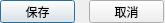
<?xml version="1.0" encoding="UTF-8"?>
<ui version="4.0">
 <class>SaveDialog</class>
 <widget class="QDialog" name="SaveDialog">
  <property name="windowModality">
   <enum>Qt::WindowModal</enum>
  </property>
  <property name="geometry">
   <rect>
    <x>0</x>
    <y>0</y>
    <width>165</width>
    <height>23</height>
   </rect>
  </property>
  <property name="acceptDrops">
   <bool>false</bool>
  </property>
  <property name="windowTitle">
   <string>Dialog</string>
  </property>
  <property name="windowOpacity">
   <double>-1.000000000000000</double>
  </property>
  <property name="autoFillBackground">
   <bool>false</bool>
  </property>
  <widget class="QPushButton" name="btn_ok">
   <property name="geometry">
    <rect>
     <x>0</x>
     <y>0</y>
     <width>75</width>
     <height>23</height>
    </rect>
   </property>
   <property name="text">
    <string>保存</string>
   </property>
   <property name="icon">
    <iconset resource="QFramer.qrc">
     <normaloff>:/skin/icons/dark/appbar.check.png</normaloff>:/skin/icons/dark/appbar.check.png</iconset>
   </property>
   <property name="iconSize">
    <size>
     <width>20</width>
     <height>20</height>
    </size>
   </property>
  </widget>
  <widget class="QPushButton" name="btn_quit">
   <property name="geometry">
    <rect>
     <x>89</x>
     <y>0</y>
     <width>75</width>
     <height>23</height>
    </rect>
   </property>
   <property name="text">
    <string>取消</string>
   </property>
   <property name="icon">
    <iconset resource="QFramer.qrc">
     <normaloff>:/skin/icons/dark/appbar.stop.png</normaloff>:/skin/icons/dark/appbar.stop.png</iconset>
   </property>
   <property name="iconSize">
    <size>
     <width>20</width>
     <height>20</height>
    </size>
   </property>
  </widget>
 </widget>
 <resources>
  <include location="QFramer.qrc"/>
 </resources>
 <connections/>
</ui>
